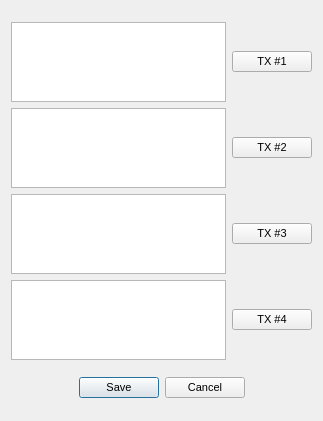
<?xml version="1.0" encoding="UTF-8"?>
<ui version="4.0">
 <class>waterfallForm</class>
 <widget class="QDialog" name="waterfallForm">
  <property name="geometry">
   <rect>
    <x>0</x>
    <y>0</y>
    <width>323</width>
    <height>421</height>
   </rect>
  </property>
  <property name="font">
   <font>
    <pointsize>8</pointsize>
   </font>
  </property>
  <property name="windowTitle">
   <string>Waterfall Text</string>
  </property>
  <layout class="QVBoxLayout" name="verticalLayout">
   <item>
    <layout class="QGridLayout" name="gridLayout">
     <item row="0" column="0">
      <widget class="QPlainTextEdit" name="wfText1">
       <property name="minimumSize">
        <size>
         <width>0</width>
         <height>80</height>
        </size>
       </property>
       <property name="maximumSize">
        <size>
         <width>16777215</width>
         <height>80</height>
        </size>
       </property>
      </widget>
     </item>
     <item row="0" column="1">
      <widget class="QPushButton" name="text1PushButton">
       <property name="text">
        <string>TX #1</string>
       </property>
      </widget>
     </item>
     <item row="1" column="0">
      <widget class="QPlainTextEdit" name="wfText2">
       <property name="minimumSize">
        <size>
         <width>0</width>
         <height>80</height>
        </size>
       </property>
       <property name="maximumSize">
        <size>
         <width>16777215</width>
         <height>80</height>
        </size>
       </property>
      </widget>
     </item>
     <item row="1" column="1">
      <widget class="QPushButton" name="text2PushButton">
       <property name="text">
        <string>TX #2</string>
       </property>
      </widget>
     </item>
     <item row="2" column="0">
      <widget class="QPlainTextEdit" name="wfText3">
       <property name="minimumSize">
        <size>
         <width>0</width>
         <height>80</height>
        </size>
       </property>
       <property name="maximumSize">
        <size>
         <width>16777215</width>
         <height>80</height>
        </size>
       </property>
      </widget>
     </item>
     <item row="2" column="1">
      <widget class="QPushButton" name="text3PushButton">
       <property name="text">
        <string>TX #3</string>
       </property>
      </widget>
     </item>
     <item row="3" column="0">
      <widget class="QPlainTextEdit" name="wfText4">
       <property name="minimumSize">
        <size>
         <width>0</width>
         <height>80</height>
        </size>
       </property>
       <property name="maximumSize">
        <size>
         <width>16777215</width>
         <height>80</height>
        </size>
       </property>
      </widget>
     </item>
     <item row="3" column="1">
      <widget class="QPushButton" name="text4PushButton">
       <property name="text">
        <string>TX #4</string>
       </property>
      </widget>
     </item>
    </layout>
   </item>
   <item>
    <layout class="QHBoxLayout" name="horizontalLayout_2">
     <item>
      <spacer name="horizontalSpacer_2">
       <property name="orientation">
        <enum>Qt::Horizontal</enum>
       </property>
       <property name="sizeHint" stdset="0">
        <size>
         <width>40</width>
         <height>20</height>
        </size>
       </property>
      </spacer>
     </item>
     <item>
      <widget class="QDialogButtonBox" name="buttonBox">
       <property name="orientation">
        <enum>Qt::Horizontal</enum>
       </property>
       <property name="standardButtons">
        <set>QDialogButtonBox::Cancel|QDialogButtonBox::Save</set>
       </property>
      </widget>
     </item>
     <item>
      <spacer name="horizontalSpacer_3">
       <property name="orientation">
        <enum>Qt::Horizontal</enum>
       </property>
       <property name="sizeHint" stdset="0">
        <size>
         <width>40</width>
         <height>20</height>
        </size>
       </property>
      </spacer>
     </item>
    </layout>
   </item>
  </layout>
 </widget>
 <resources/>
 <connections>
  <connection>
   <sender>buttonBox</sender>
   <signal>accepted()</signal>
   <receiver>waterfallForm</receiver>
   <slot>accept()</slot>
   <hints>
    <hint type="sourcelabel">
     <x>248</x>
     <y>254</y>
    </hint>
    <hint type="destinationlabel">
     <x>157</x>
     <y>274</y>
    </hint>
   </hints>
  </connection>
  <connection>
   <sender>buttonBox</sender>
   <signal>rejected()</signal>
   <receiver>waterfallForm</receiver>
   <slot>reject()</slot>
   <hints>
    <hint type="sourcelabel">
     <x>316</x>
     <y>260</y>
    </hint>
    <hint type="destinationlabel">
     <x>286</x>
     <y>274</y>
    </hint>
   </hints>
  </connection>
 </connections>
</ui>
